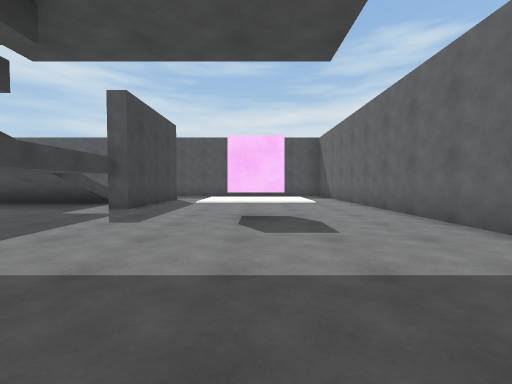
View 1 (above)

16 first-person views from a walk through a scene from a Unity 3-D project. The camera is 1.2 m above the floor, tilts 2° down and sees 90° across. The floor is counted in squares, 1.8 m on a side. Each view is taken from the middle of a square. On the plan, view 1 faces up. The plan holds only what a view shows up to about 9 squares ahead; the rest is blank. The player is left out. Surface patterns are stand-ins for the level's own textures.

View 2
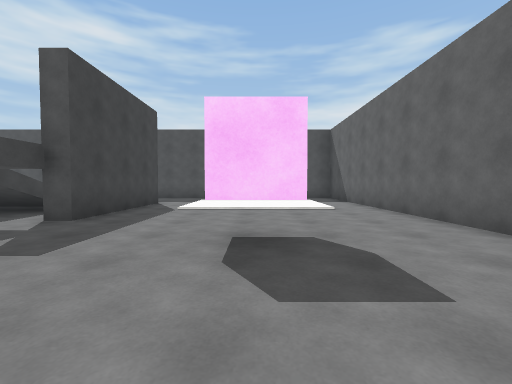

View 3
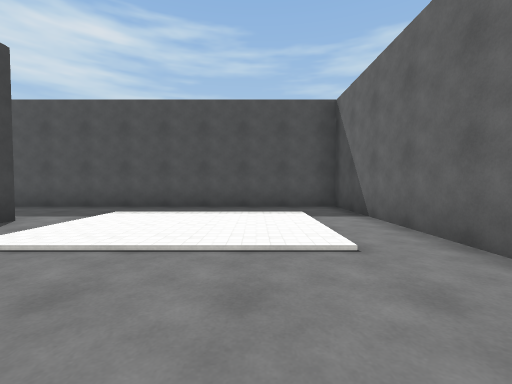

View 4
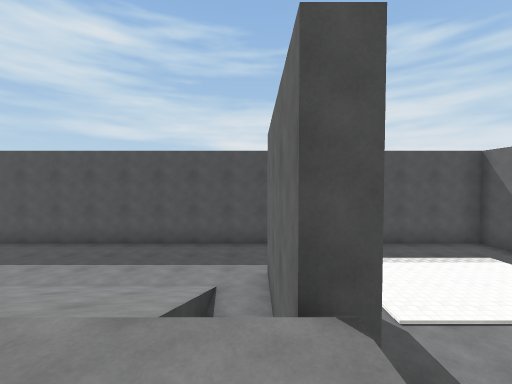

View 5
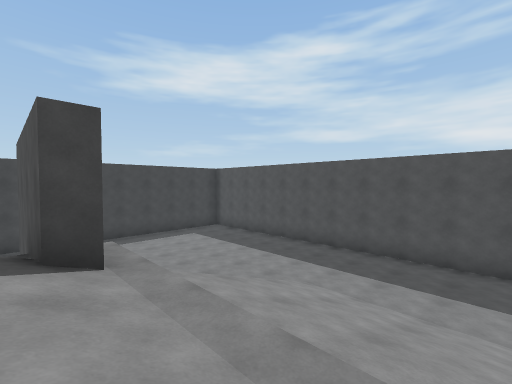

View 6
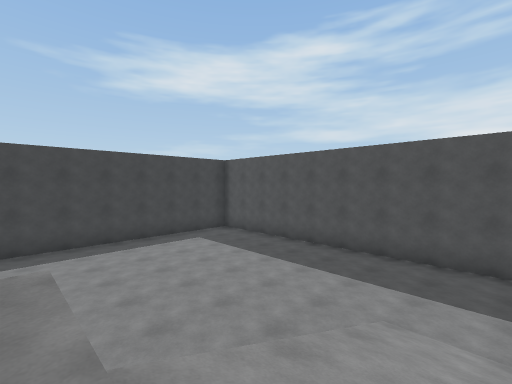

View 7
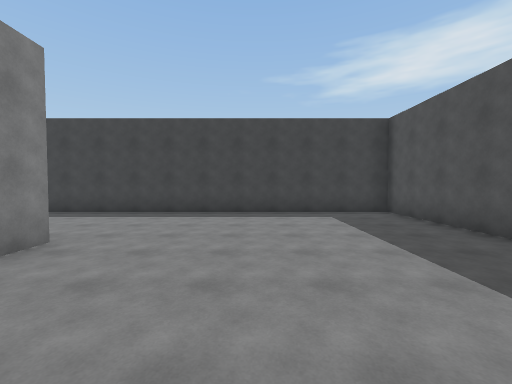

View 8
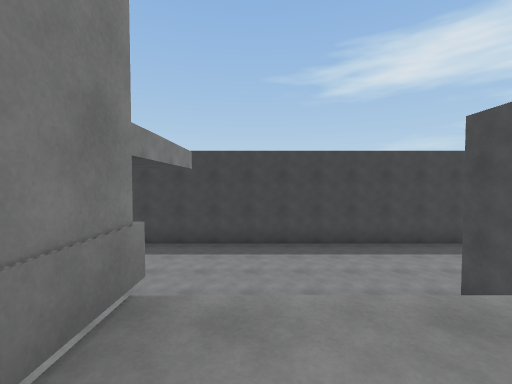

View 9
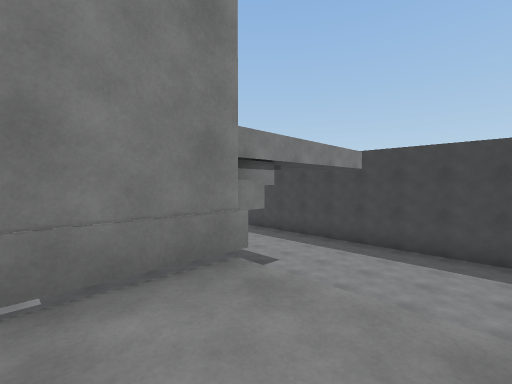

View 10
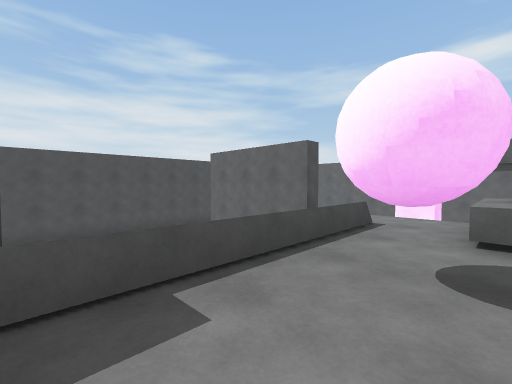

View 11
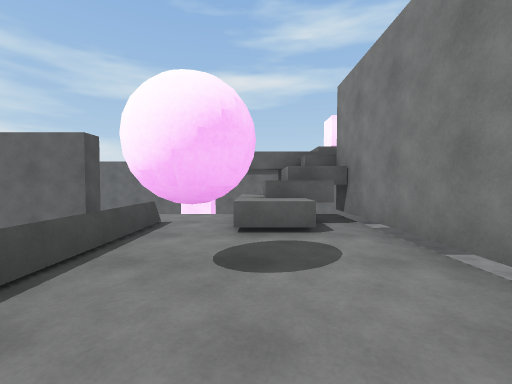

View 12
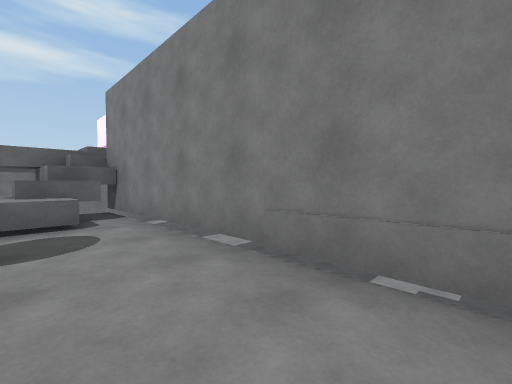

View 13
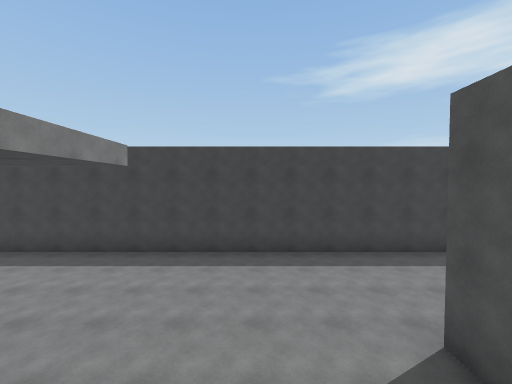

View 14
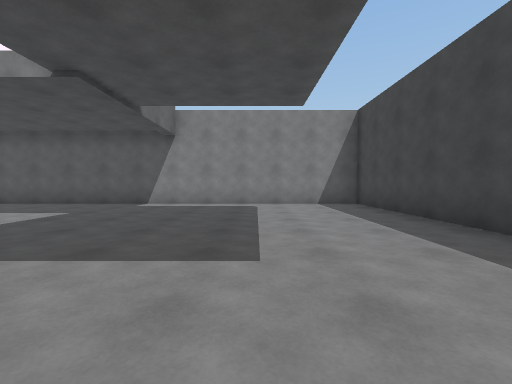

View 15
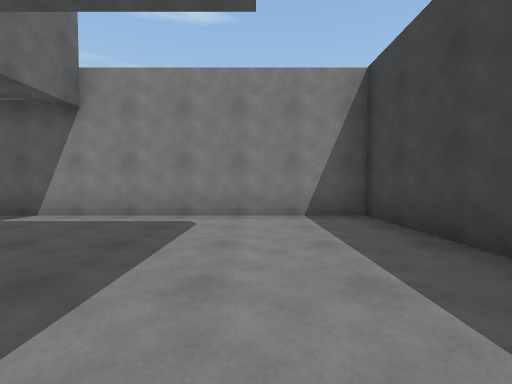

View 16
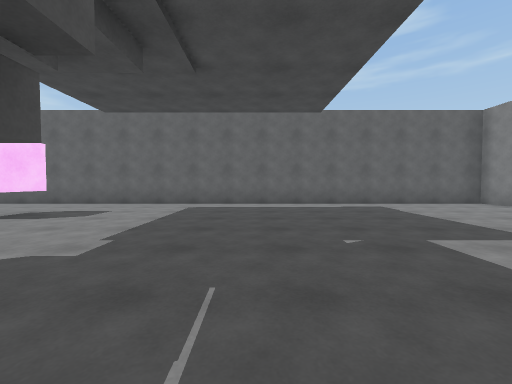

### Floor plan
Key: @ floor where view 1 was taken; # wall or solid block; . main floor; : floor 2.25 m higher than the main floor; / step, stairs or slope; ^ raised ledge; O other object.
Columns run from 18 left of view 1 to 4 right of it. Each row starts with its distance up from view 1.
 14 #######################
 13 #.....................#
 12 #.....................#
 11 #.....................#
 10 #..............#......#
  9 #......../////.#......#
  8 #......../////.#......#
  7 #......../////.#......#
  6 #.......::////:.......#
  5 #.....####////:...#...#
  4 #......  ::O:::.......#
  3 #...... :::O:^^.......#
  2 #...... :::::^^.......#
  1 #...... ..............#
  0 #......      .....@...#
 -1 #......       ........#
 -2 #.....................#
 -3 #.....................#
 -4 #.........       .....#
 -5 #..........       ....#
 -6 #...........       ...#
 -7 #............       ..#
 -8 #############       ###

Where each view was taken, in squares from view 1:
view 1: 0 up, 0 right, facing up
view 2: 2 up, 0 right, facing up
view 3: 6 up, 1 right, facing up
view 4: 5 up, 4 left, facing up
view 5: 5 up, 6 left, facing up-left
view 6: 6 up, 8 left, facing up-left
view 7: 9 up, 9 left, facing left
view 8: 2 up, 9 left, facing left
view 9: 3 up, 9 left, facing down-left
view 10: 3 up, 9 left, facing up-right
view 11: 3 up, 9 left, facing right
view 12: 3 up, 10 left, facing down-right
view 13: 3 up, 10 left, facing left
view 14: 1 up, 14 left, facing down
view 15: 2 down, 15 left, facing down
view 16: 0 up, 5 left, facing right
